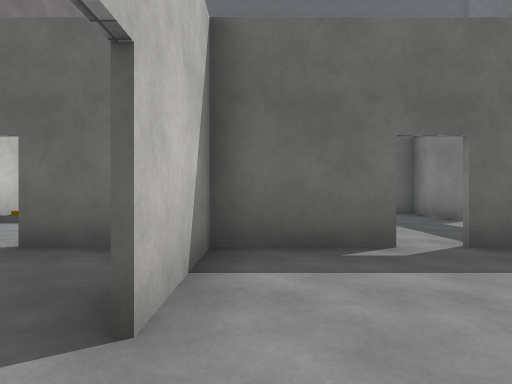
view 1 (above)

24 first-person views from a walk through a scene from a Unity 3-D project. The camera is 1.2 m above the floor, looks level and sees 80° across. Doors are open. The floor is counted in squares, 2 m on a side. Each view is taken from the middle of a square. On the plan, view 1 faces up. The plan holds only what a view shows up to about 9 squares ahead; the rest is blank. The place goes on beyond the plan. Surface patterns are stand-ins for the level's own textures.

view 2
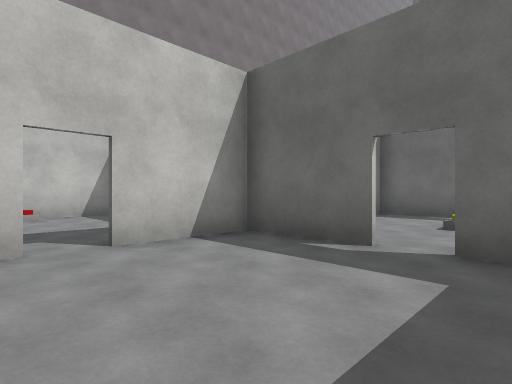

view 3
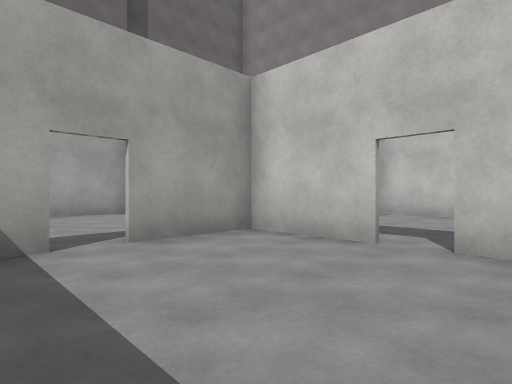

view 4
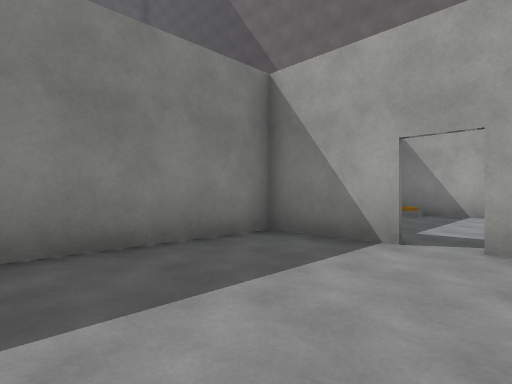

view 5
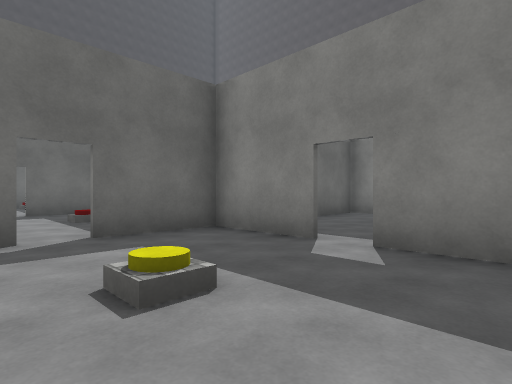

view 6
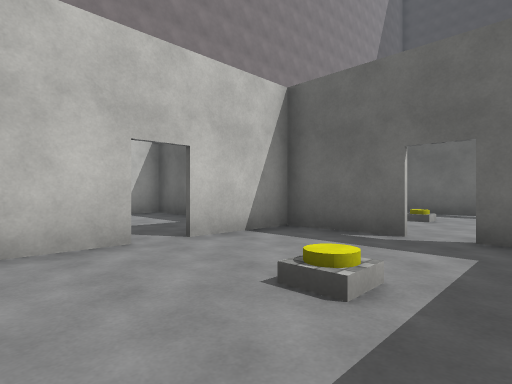

view 7
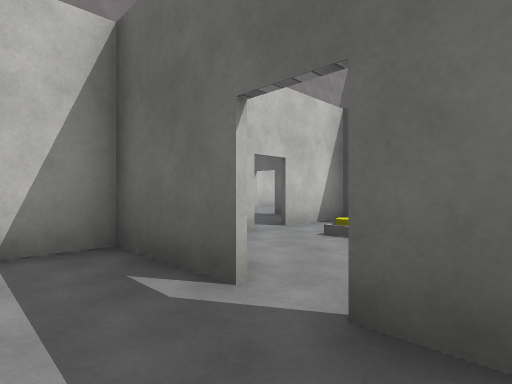

view 8
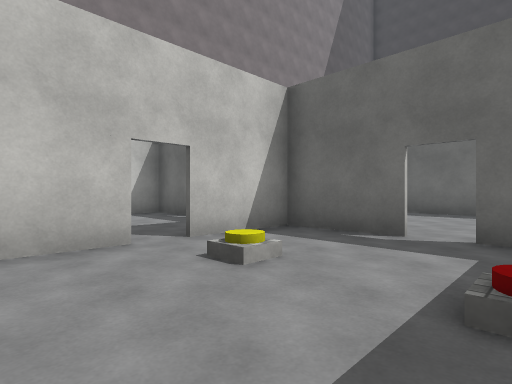

view 9
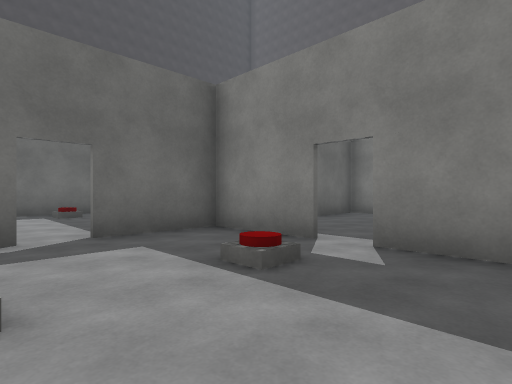

view 10
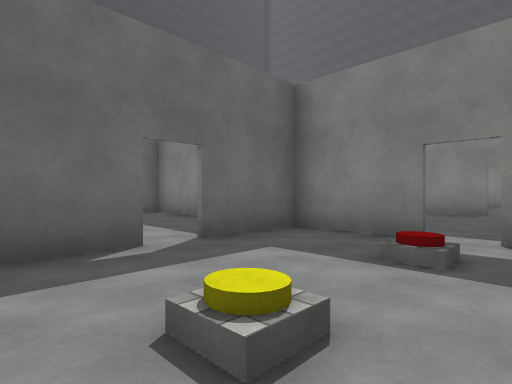

view 11
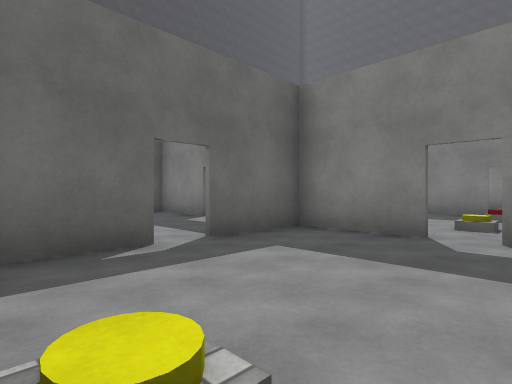

view 12
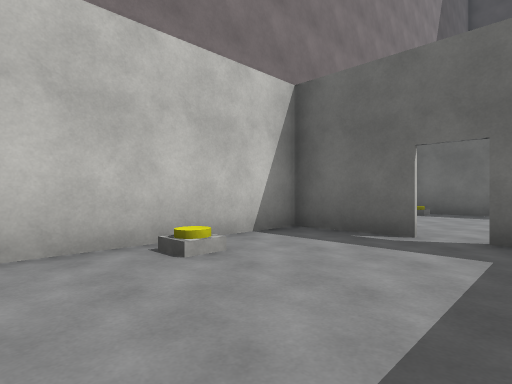

view 13
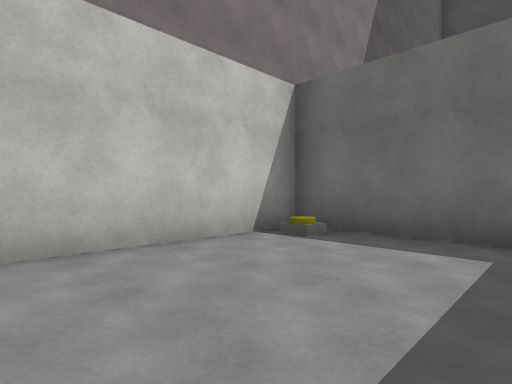

view 14
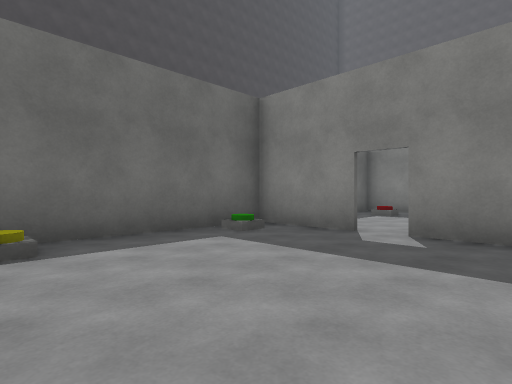

view 15
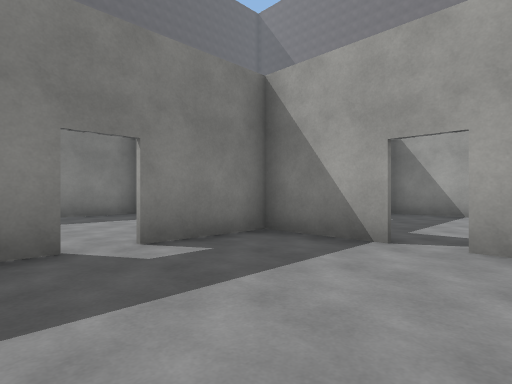

view 16
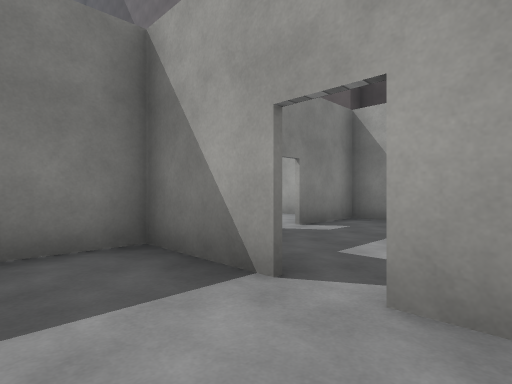

view 17
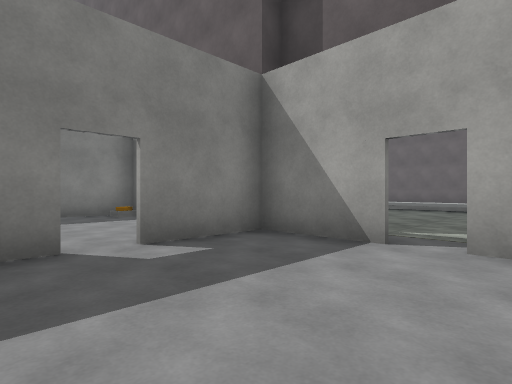

view 18
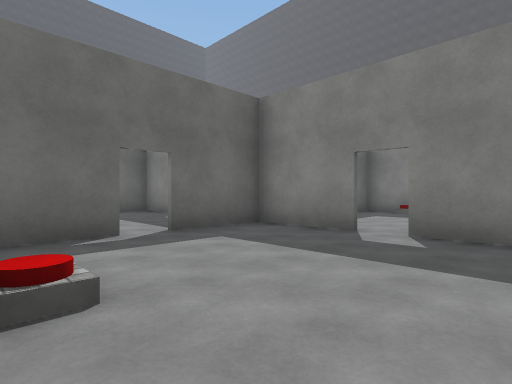

view 19
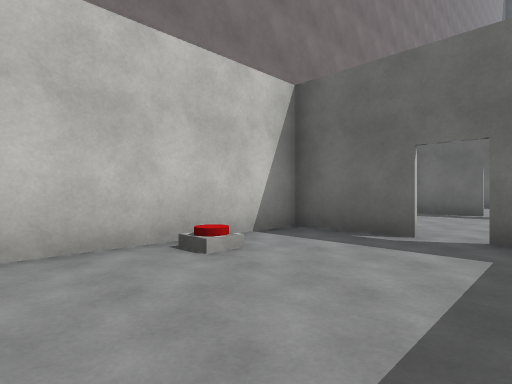

view 20
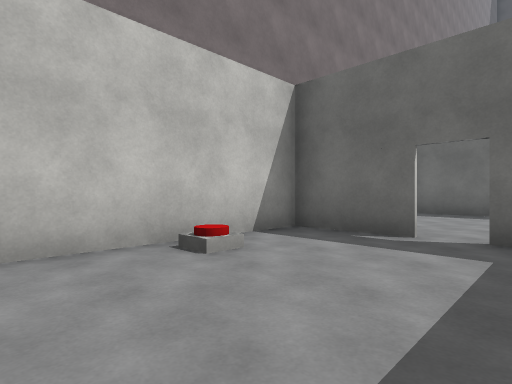

view 21
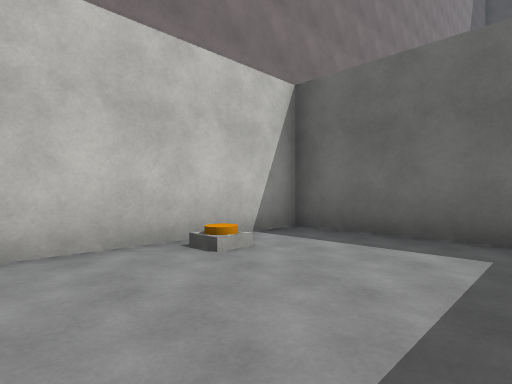

view 22
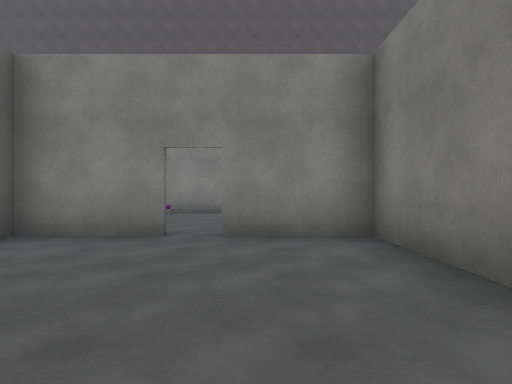

view 23
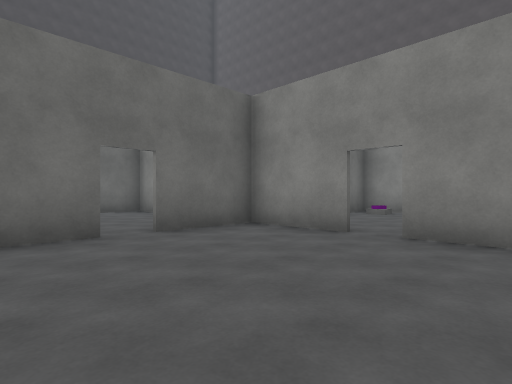

view 24
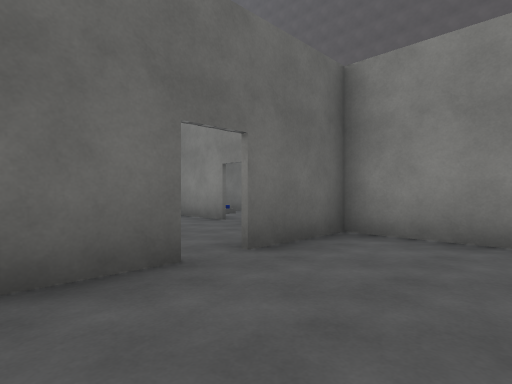

### Floor plan
Ten units are one square. View 1 is at (0, 0); x grows to the right and y downward. Boxes are objects, and circles mark ways between rooms. Rooms are numbered by the first view taken in them; rooms with no view inside come last. Other rooms are left out.
<svg viewBox="-60 -190 157 265">
<path fill="none" stroke="#000" d="M-5 -5 -5 17M16 -33 -5 -33M-5 -30 -5 -12M22 16 43 16 43 -18M29 -33 22 -33M-11 16 16 16M-5 -55 -5 -30M16 -83 -5 -83M-5 -80 -5 -62M43 -62 43 -80M43 -42 43 -55M44 -83 22 -83M-5 -105 -5 -80M16 -133 -11 -133M-5 -134 -5 -112M43 -112 43 -129M40 -133 22 -133M43 -80 43 -105M-32 -133 -54 -133M-53 -131 -53 -81M-25 -84 -6 -84M-6 -112 -6 -130M-11 -133 -26 -133M-38 -134 -32 -134M-26 -134 -5 -134M-6 -162 -6 -184M-11 -183 -53 -183 -53 -131M-6 -130 -6 -155M-53 -29 -53 21M-32 -33 -54 -33M-39 16 -32 16M-26 16 -11 16M-15 -33 -26 -33M-6 20 -6 2M-26 65 -10 65M-38 65 -32 65M-6 38 -6 20M-6 66 -6 45M-32 17 -54 17M-53 21 -53 58M-5 17 -26 17M-53 -81 -53 -29M-24 -83 -54 -83M65 -133 40 -133M69 -84 92 -84M92 -112 92 -133 71 -133M92 -76 92 -105M43 -129 43 -183 -11 -183M-10 65 43 65 43 48M43 30 43 25"/>
<rect x="15" y="-65" width="10" height="10" fill="#bbb"><title>other object</title></rect>
<rect x="5" y="-115" width="10" height="10" fill="#bbb"><title>other object</title></rect>
<rect x="25" y="-115" width="10" height="10" fill="#bbb"><title>other object</title></rect>
<rect x="-55" y="-115" width="10" height="10" fill="#bbb"><title>other object</title></rect>
<rect x="-55" y="-185" width="10" height="10" fill="#bbb"><title>other object</title></rect>
<rect x="-25" y="-185" width="10" height="10" fill="#bbb"><title>other object</title></rect>
<rect x="-55" y="-15" width="10" height="10" fill="#bbb"><title>other object</title></rect>
<rect x="-55" y="35" width="10" height="10" fill="#bbb"><title>other object</title></rect>
<rect x="-55" y="-65" width="10" height="10" fill="#bbb"><title>other object</title></rect>
<rect x="25" y="-175" width="10" height="10" fill="#bbb"><title>other object</title></rect>
<circle cx="20" cy="-30" r="3" fill="#2a7"/>
<circle cx="-10" cy="-10" r="3" fill="#2a7"/>
<circle cx="20" cy="20" r="3" fill="#2a7"/>
<circle cx="20" cy="-80" r="3" fill="#2a7"/>
<circle cx="-10" cy="-60" r="3" fill="#2a7"/>
<circle cx="-10" cy="-110" r="3" fill="#2a7"/>
<circle cx="40" cy="-110" r="3" fill="#2a7"/>
<circle cx="20" cy="-130" r="3" fill="#2a7"/>
<circle cx="-30" cy="-130" r="3" fill="#2a7"/>
<circle cx="-10" cy="-160" r="3" fill="#2a7"/>
<circle cx="-30" cy="20" r="3" fill="#2a7"/>
<circle cx="-30" cy="-30" r="3" fill="#2a7"/>
<circle cx="-10" cy="40" r="3" fill="#2a7"/>
<text x="10" y="-10">1</text>
<text x="10" y="-60">2</text>
<text x="10" y="-110">3</text>
<text x="-40" y="-110">4</text>
<text x="-40" y="-160">5</text>
<text x="-40" y="-10">6</text>
<text x="-30" y="50">7</text>
<text x="-40" y="-60">8</text>
<text x="60" y="-110">9</text>
<text x="10" y="-160">10</text>
<text x="10" y="40">11</text>
</svg>
Room 1 opens to room 2. Room 1 opens to room 6. Room 1 opens to room 11. Room 2 opens to room 3. Room 2 opens to room 8. Room 3 opens to room 4. Room 3 opens to room 9. Room 3 opens to room 10. Room 4 opens to room 5. Room 5 opens to room 10. Room 6 opens to room 7. Room 6 opens to room 8. Room 7 opens to room 11.

Where each view was taken, in squares from view 1:
view 1: 0 up, 0 right, facing up
view 2: 0 up, 3 right, facing up-left
view 3: 2 up, 3 right, facing down-left
view 4: 2 up, 1 right, facing down-right
view 5: 4 up, 1 right, facing up-right
view 6: 4 up, 3 right, facing up-left
view 7: 7 up, 3 right, facing up-left
view 8: 9 up, 3 right, facing up-left
view 9: 9 up, 1 right, facing up-right
view 10: 10 up, 0 right, facing up-right
view 11: 10 up, 5 left, facing up-right
view 12: 9 up, 2 left, facing up-left
view 13: 14 up, 2 left, facing up-left
view 14: 14 up, 5 left, facing up-right
view 15: 17 up, 4 left, facing down-right
view 16: 0 up, 4 left, facing down-right
view 17: 3 down, 4 left, facing down-right
view 18: 6 down, 5 left, facing up-right
view 19: 6 down, 2 left, facing up-left
view 20: 1 down, 2 left, facing up-left
view 21: 4 up, 2 left, facing up-left
view 22: 10 up, 5 right, facing right
view 23: 9 up, 5 right, facing up-right
view 24: 11 up, 5 right, facing up-right
